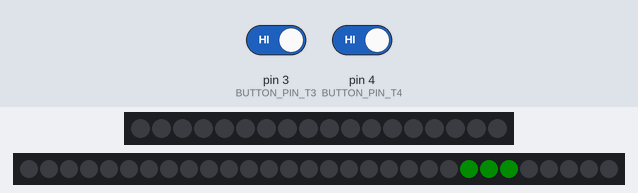
Recording of a sketch running on a simulated Arduino Uno, built with avr-gcc and run on an emulated ATmega328P. Parts: 18 RGB LEDs in strip order, left to right, 30 RGB LEDs in strip order, left to right. Inputs (shaded band) come from the test bench; at power-on: pin 3 (BUTTON_PIN_T3) HIGH, pin 4 (BUTTON_PIN_T4) HIGH. Dim RGB values are drawn brighter than linear; random numbers use the default seed unless the sketch sets one.

Above: at 9.49 s.
9.5 s: pin 3 (BUTTON_PIN_T3) driven LOW and pin 4 (BUTTON_PIN_T4) driven LOW
At 13.79 s:
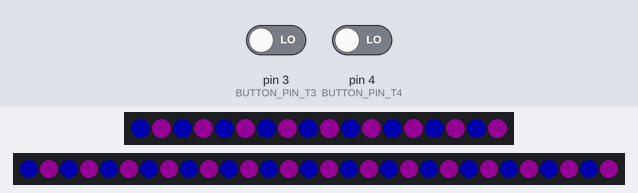
14.8 s: pin 4 (BUTTON_PIN_T4) driven HIGH
At 15.5 s:
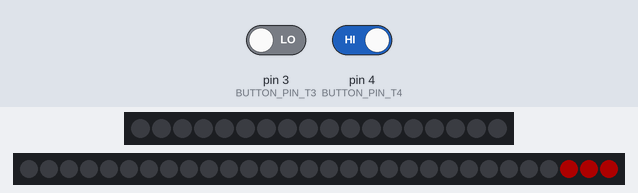
20.1 s: pin 3 (BUTTON_PIN_T3) driven HIGH
At 23.31 s:
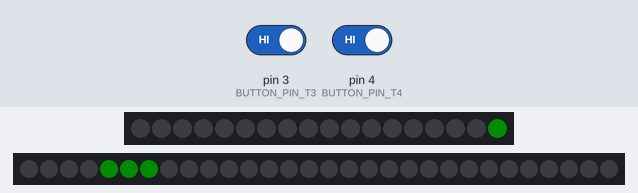
25.4 s: pin 4 (BUTTON_PIN_T4) driven LOW
30.9 s: pin 3 (BUTTON_PIN_T3) driven LOW
At 33.62 s:
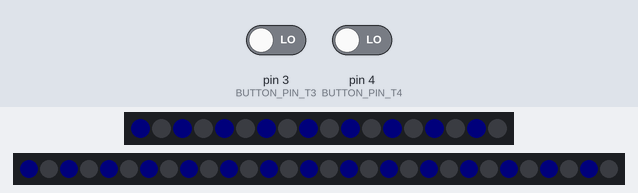

The sketch:

WitchdoctorStaff.ino
```cpp
/*

         )  (
   (  ( /(  )\ )       (
   )\ )\())(()/(       )\   ) (
 (((_|(_\)  /(_))`  ) ((_| /( )\ )
 )\___ ((_)(_))  /(/(  _ )(_)|()/(
((/ __/ _ \/ __|((_)_\| ((_)(_ )(_))
 | (_| (_) \__ \| '_ \) / _` | || |
  \___\___/|___/| .__/|_\__,_|\_, |
                |_| controller |__/

COSplay LED modular controller

 hardware platform  : Adafruit Metro Mini v2
                      Pro Trinket Lipoly backpack
 LEDs               : LEDstrip Neopixel 60 LEDS/m - WS2812B
                      Flora Neopixel V2
 Power              : 3.7v - 1800 mAh LiPo or 3.7v - 4400 mAh LiPo
 Codebase           : Arduino (C/C++)

Switches-Buttons
- digital port 2    : button (<color> cable) - trigger
- digital port 3    : switch (blue cable) - switch pre-defined animations A1-A2-A1B1-A1B2-A2B1-A2B2
- digital port 4    : switch (yellow cable) - switch pre-defined animations B1-B2-A1B1-A1B2-A2B1-A2B2

Connectos
 - digital port 6   : two connectors LED strip
 - digital port 7   : one connector LED strip or steady lights
 - digital port 8   : weapon trigger or other LED/sound function (aux)

 (2024) JinjiroSan

 ledcosplay.ino : v1-1.3 (alpha) - refactor C1.0.0
*/

#include <Adafruit_NeoPixel.h>

#define LED_PIN_C6     6  // two connectors for LEDstrips
#define LED_PIN_C7     7  // one connector for LEDstrips

// How many NeoPixels are attached to each pin
#define LED_COUNT_C6  18
#define LED_COUNT_C7  30

// NeoPixel brightness, 0 (min) to 255 (max)
#define BRIGHTNESS_C6 50
#define BRIGHTNESS_C7 10

#define BUTTON_PIN_T2 2
#define BUTTON_PIN_T3 3
#define BUTTON_PIN_T4 4

// Brightness levels for each pattern
int brightnessPatternOne = 50;
int brightnessPatternTwo = 50;
int brightnessPatternThree = 75;
int brightnessPatternFour = 30;

// Declare our NeoPixel strip object:
Adafruit_NeoPixel strip_C6(LED_COUNT_C6, LED_PIN_C6, NEO_GRBW + NEO_KHZ800);
Adafruit_NeoPixel strip_C7(LED_COUNT_C7, LED_PIN_C7, NEO_GRBW + NEO_KHZ800);

int buttonState_T2 = 0;
int buttonState_T3 = 0;
int buttonState_T4 = 0;

void setup() {
  strip_C6.begin();
  strip_C6.setBrightness(BRIGHTNESS_C6);
  strip_C6.show();

  strip_C7.begin();
  strip_C7.setBrightness(BRIGHTNESS_C7);
  strip_C7.show();

  pinMode(BUTTON_PIN_T2, INPUT_PULLUP);
  pinMode(BUTTON_PIN_T3, INPUT_PULLUP);
  pinMode(BUTTON_PIN_T4, INPUT_PULLUP);
}

void patternOne() {
  // Set brightness for both strips before starting the pattern
  strip_C6.setBrightness(brightnessPatternOne);
  strip_C7.setBrightness(brightnessPatternOne);
  strip_C6.show();
  strip_C7.show();

  // Set alternating colors (blue-purple) for both strips
  for (int i = 0; i < strip_C6.numPixels(); i++) {
    if (i % 2 == 0) {
      strip_C6.setPixelColor(i, strip_C6.Color(0, 0, 255));  // Blue
    } else {
      strip_C6.setPixelColor(i, strip_C6.Color(128, 0, 128));  // Purple
    }
  }
  for (int i = 0; i < strip_C7.numPixels(); i++) {
    if (i % 2 == 0) {
      strip_C7.setPixelColor(i, strip_C7.Color(0, 0, 255));  // Blue
    } else {
      strip_C7.setPixelColor(i, strip_C7.Color(128, 0, 128));  // Purple
    }
  }
  strip_C6.show();
  strip_C7.show();

  // Breathing effect using a sine wave pattern for smooth brightness changes
  for (int i = 0; i < 360; i += 5) {
    float radian = i * (3.14159 / 180.0);  // Convert degrees to radians
    int brightness = (sin(radian) * 127) + 128;  // Calculate brightness (0-255)

    int adjustedBrightness = (brightness * brightnessPatternOne) / 255; // Adjust brightness according to patternOne level

    strip_C6.setBrightness(adjustedBrightness);
    strip_C7.setBrightness(adjustedBrightness);
    strip_C6.show();
    strip_C7.show();
    delay(30);
  }

  // Reset brightness to original value
  strip_C6.setBrightness(BRIGHTNESS_C6);
  strip_C7.setBrightness(BRIGHTNESS_C7);
  strip_C6.show();
  strip_C7.show();
}

void patternTwo() {
  strip_C6.setBrightness(brightnessPatternTwo);
  strip_C7.setBrightness(brightnessPatternTwo);
  strip_C6.show();
  strip_C7.show();

  // Step 1: Animate C7 strip in red from end to start
  for (int i = strip_C7.numPixels() - 1; i >= 0; i--) {
    strip_C7.setPixelColor(i, strip_C7.Color(255, 0, 0));
    strip_C7.show();
    delay(50);
    if (i <= strip_C7.numPixels() - 4) {
      strip_C7.setPixelColor(i + 3, strip_C7.Color(0, 0, 0));
    }
  }
  for (int i = 0; i < 3; i++) {
    strip_C7.setPixelColor(i, strip_C7.Color(0, 0, 0));
    strip_C7.show();
    delay(50);
  }

  // Step 2: Animate C6 strip in red from end to start (Pattern One)
  for (int i = strip_C6.numPixels() - 1; i >= 0; i--) {
    strip_C6.setPixelColor(i, strip_C6.Color(180, 0, 0));
    strip_C6.show();
    delay(50);
  }

  // Reset brightness to original value
  strip_C6.setBrightness(BRIGHTNESS_C6);
  strip_C7.setBrightness(BRIGHTNESS_C7);
  strip_C6.show();
  strip_C7.show();
}

void patternThree() {
  strip_C6.setBrightness(brightnessPatternThree);
  strip_C7.setBrightness(brightnessPatternThree);
  strip_C6.show();
  strip_C7.show();

  for (int i = 0; i < 50; i++) {
    int randomPixel_C6 = random(strip_C6.numPixels());
    int randomPixel_C7 = random(strip_C7.numPixels());

    strip_C6.setPixelColor(randomPixel_C6, strip_C6.Color(0, 0, 0, 255));
    strip_C7.setPixelColor(randomPixel_C7, strip_C7.Color(0, 0, 0, 255));

    strip_C6.show();
    strip_C7.show();

    delay(50);

    strip_C6.setPixelColor(randomPixel_C6, strip_C6.Color(0, 0, 0, 0));
    strip_C7.setPixelColor(randomPixel_C7, strip_C7.Color(0, 0, 0, 0));
  }

  // Reset brightness to original value
  strip_C6.setBrightness(BRIGHTNESS_C6);
  strip_C7.setBrightness(BRIGHTNESS_C7);
  strip_C6.show();
  strip_C7.show();
}

void patternFour() {
  strip_C6.setBrightness(brightnessPatternFour);
  strip_C7.setBrightness(brightnessPatternFour);
  strip_C6.show();
  strip_C7.show();

  unsigned long startTimeC6 = millis();
  unsigned long startTimeC7 = millis();
  int c6Index = strip_C6.numPixels() - 1;
  int c7Index = strip_C7.numPixels() - 1;
  bool c6Running = false;

  while (c6Index >= 0 || c7Index >= 0) {
    unsigned long currentTime = millis();

    // Update C7 strip independently
    if (currentTime - startTimeC7 >= 100 && c7Index >= 0) {
      strip_C7.setPixelColor(c7Index, strip_C7.Color(0, 100, 0));
      if (c7Index <= strip_C7.numPixels() - 4) {
        strip_C7.setPixelColor(c7Index + 3, strip_C7.Color(0, 0, 0));
      }
      strip_C7.show();
      c7Index--;
      startTimeC7 = currentTime;
    }

    // Start C6 sequence concurrently when C7 reaches the last 4 LEDs
    if (!c6Running && c7Index <= 3) {
      c6Running = true;
    }

    // Continue running C6 sequence independently
    if (c6Running && c6Index >= 0 && currentTime - startTimeC6 >= 100) {
      strip_C6.setPixelColor(c6Index, strip_C6.Color(0, 100, 0));
      if (c6Index <= strip_C6.numPixels() - 3) {
        strip_C6.setPixelColor(c6Index + 2, strip_C6.Color(0, 0, 0));
      }
      strip_C6.show();
      c6Index--;
      startTimeC6 = currentTime;
    }

    // Ensure C7 turns off the last LEDs properly
    if (c7Index < 0 && c6Running) {
      for (int i = 3; i >= 0; i--) {
        strip_C7.setPixelColor(i, strip_C7.Color(0, 0, 0));
      }
      strip_C7.show();
      c6Running = false;
    }
  }

  // Reset brightness to original value
  strip_C6.setBrightness(BRIGHTNESS_C6);
  strip_C7.setBrightness(BRIGHTNESS_C7);
  strip_C6.show();
  strip_C7.show();
}

void loop() {
  strip_C6.clear();
  strip_C6.show();
  strip_C7.clear();
  strip_C7.show();

  buttonState_T3 = digitalRead(BUTTON_PIN_T3);
  buttonState_T4 = digitalRead(BUTTON_PIN_T4);

  if (buttonState_T3 == LOW && buttonState_T4 == LOW) {
    patternOne();
  } else if (buttonState_T3 == LOW && buttonState_T4 == HIGH) {
    patternTwo();
  } else if (buttonState_T3 == HIGH && buttonState_T4 == LOW) {
    patternThree();
  } else if (buttonState_T3 == HIGH && buttonState_T4 == HIGH) {
    patternFour();
  }
}
```
